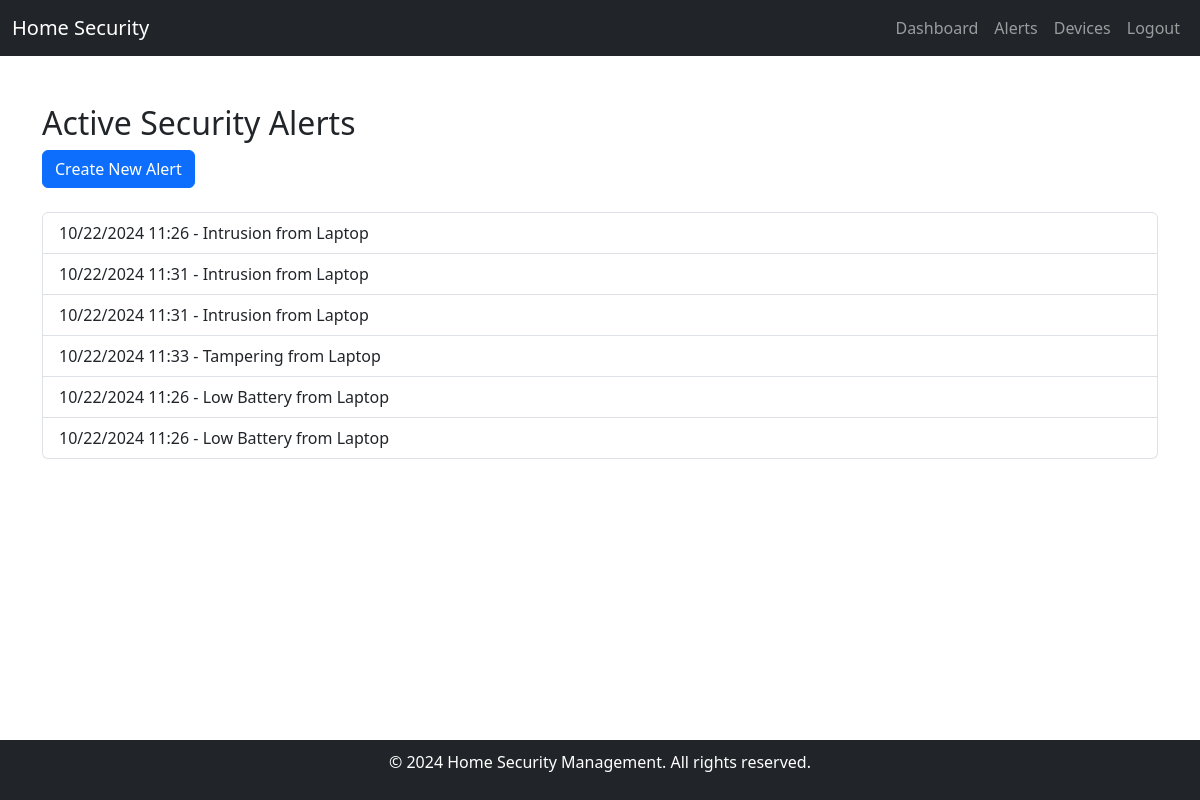
Screenshot of /alerts/ (signed in) with the database file from the repository.
### alerts/models.py (models this page shows, shortened)
class SecurityAlert(models.Model):
    device = models.ForeignKey(Device, on_delete=models.CASCADE)
    alert_type = models.CharField(max_length=100)  # e.g., 'Intrusion', 'Low Battery', 'Tampering'
    timestamp = models.DateTimeField(auto_now_add=True)
    resolved = models.BooleanField(default=False)

### device/models.py (models this page shows, shortened)
class Device(models.Model):
    DEVICE_TYPES = (
        ('Camera', 'Camera'),
        ('Alarm', 'Alarm'),
        ('Motion Sensor', 'Motion Sensor'),
        ('Door Lock', 'Door Lock'),
    )
    name = models.CharField(max_length=100)
    device_type = models.CharField(max_length=50, choices=DEVICE_TYPES)
    location = models.CharField(max_length=200)
    user = models.ForeignKey(User, on_delete=models.CASCADE)

### alerts/views.py (the view, shortened to what this page needs)
# urls.py: path('alerts/', views.alerts, name='alerts'),
@login_required
def alerts(request):
    devices = Device.objects.filter(user=request.user)
    alerts = SecurityAlert.objects.filter(device__user=request.user)
    return render(request, 'alerts/alerts.html', {'alerts': alerts, 'devices': devices})

### alerts/templates/alerts/alerts.html (shortened to what this page needs)
{% extends 'security/layout.html' %}
{% block content %}
<h2>Active Security Alerts</h2>
<button type="button" class="btn btn-primary mb-4" data-bs-toggle="modal" data-bs-target="#createAlertModal">
    Create New Alert
</button>
<ul class="list-group">
    {% for alert in alerts %}
        <li class="list-group-item d-flex justify-content-between align-items-center">
            {{ alert.timestamp|date:"m/d/Y H:i" }} - {{ alert.alert_type }} from {{ alert.device.name }}
        </li>
    {% empty %}
        <li class="list-group-item">No active alerts.</li>
    {% endfor %}
</ul>
{% endblock %}

### security/templates/security/layout.html (style rules this page uses)
html, body { height: 100%; margin: 0; display: flex; flex-direction: column; }

### rows the page displays
SecurityAlert: timestamp "10/22/2024 11:26", alert_type "Intrusion", device.name "Laptop"
SecurityAlert: timestamp "10/22/2024 11:31", alert_type "Intrusion", device.name "Laptop"
SecurityAlert: timestamp "10/22/2024 11:31", alert_type "Intrusion", device.name "Laptop"
SecurityAlert: timestamp "10/22/2024 11:33", alert_type "Tampering", device.name "Laptop"
SecurityAlert: timestamp "10/22/2024 11:26", alert_type "Low Battery", device.name "Laptop"
SecurityAlert: timestamp "10/22/2024 11:26", alert_type "Low Battery", device.name "Laptop"
